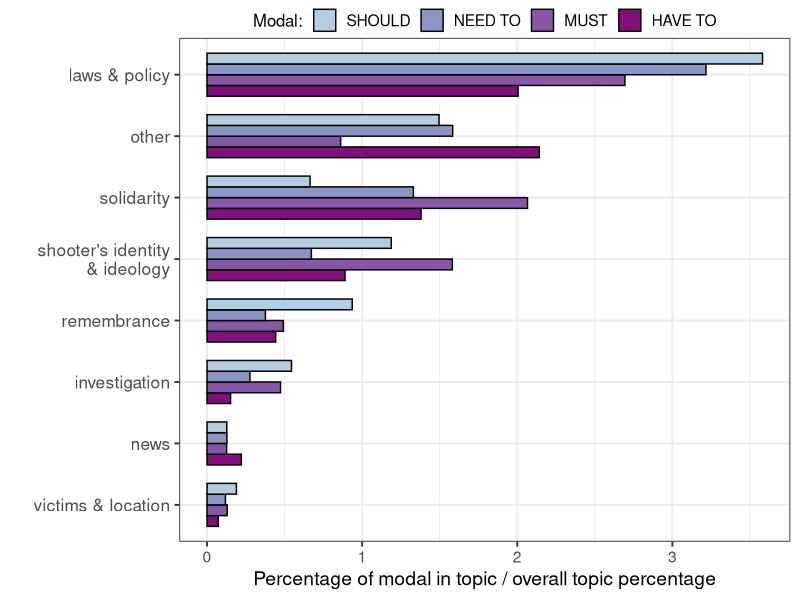
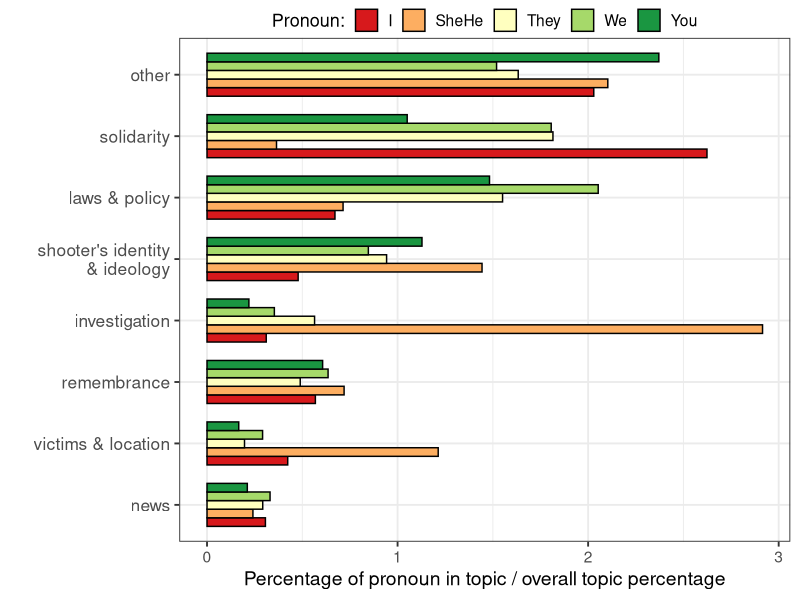

These charts were generated, in order, by the following R code:
library(ggplot2)
library(ggrepel)
library(RColorBrewer)
setwd('/Users/ddemszky/Google_Drive/Research/Framing/NAACL/framing-twitter/data/output')
data <- read.csv("modal_distributions.csv",header=TRUE)
meaned <- aggregate(proportion ~ (topic + modal), data, mean)
g <- ggplot(meaned, aes(x=reorder(topic, proportion), y=proportion, fill=modal))
g + geom_bar(stat='identity', position='dodge', width = 0.7, color='black') + 
  theme_bw(base_size=14) +
  theme(axis.text.y = element_text(size=12.5), legend.position="top", legend.direction="horizontal", legend.title=element_text(size=12), legend.margin=margin(0,0,0,0),legend.box.margin=margin(-1,-10,-10,-10)) +
  ylab('Percentage of modal in topic / overall topic percentage') +
  xlab('') +
  scale_fill_manual(values = rev(brewer.pal(5,"BuPu"))) +
  guides(fill=guide_legend(reverse = TRUE, title="Modal:", size=14)) +
  coord_flip()



data <- read.csv("pronoun_distributions.csv",header=TRUE)
meaned <- aggregate(proportion ~ (topic + pronoun), data, mean)
#meaned$pronoun <- factor(c("I","SheHe","They", "We", 'You'),levels=rev(c("I","We", 'You', "They", "SheHe")))
#meaned$topic <- factor(c("ideology","investigation","laws &\npolicy", 'news', 'remembrance', 'solidarity'),levels=c("investigation", "ideology",'news', 'remembrance', "laws &\npolicy", 'solidarity'))

g <- ggplot(meaned, aes(x=reorder(topic, proportion), y=proportion, fill=pronoun))
g + geom_bar(stat='identity', position='dodge', width = 0.7, color='black') + 
  theme_bw(base_size=14) +
  theme(axis.text.y = element_text(size=12.5), legend.position="top", legend.direction="horizontal", legend.title=element_text(size=13), legend.margin=margin(0,0,0,0),legend.box.margin=margin(-1,-10,-10,-10)) +
  ylab('Percentage of pronoun in topic / overall topic percentage') +
  xlab('') +scale_fill_brewer(palette="RdYlGn") +
  guides(fill=guide_legend(reverse = FALSE, title="Pronoun:", size=14)) +
  coord_flip()
